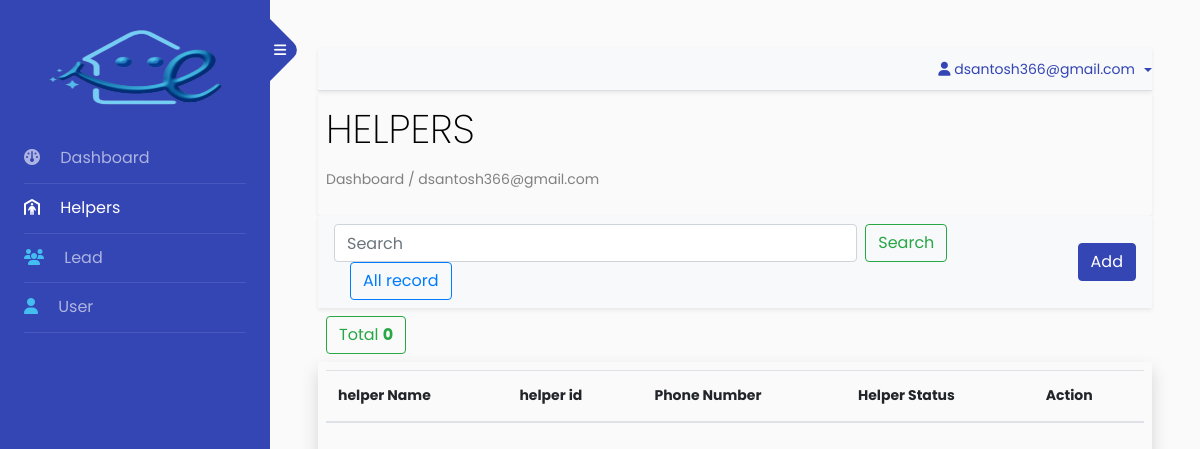
Before: /helper_list (signed in) with the older database file.
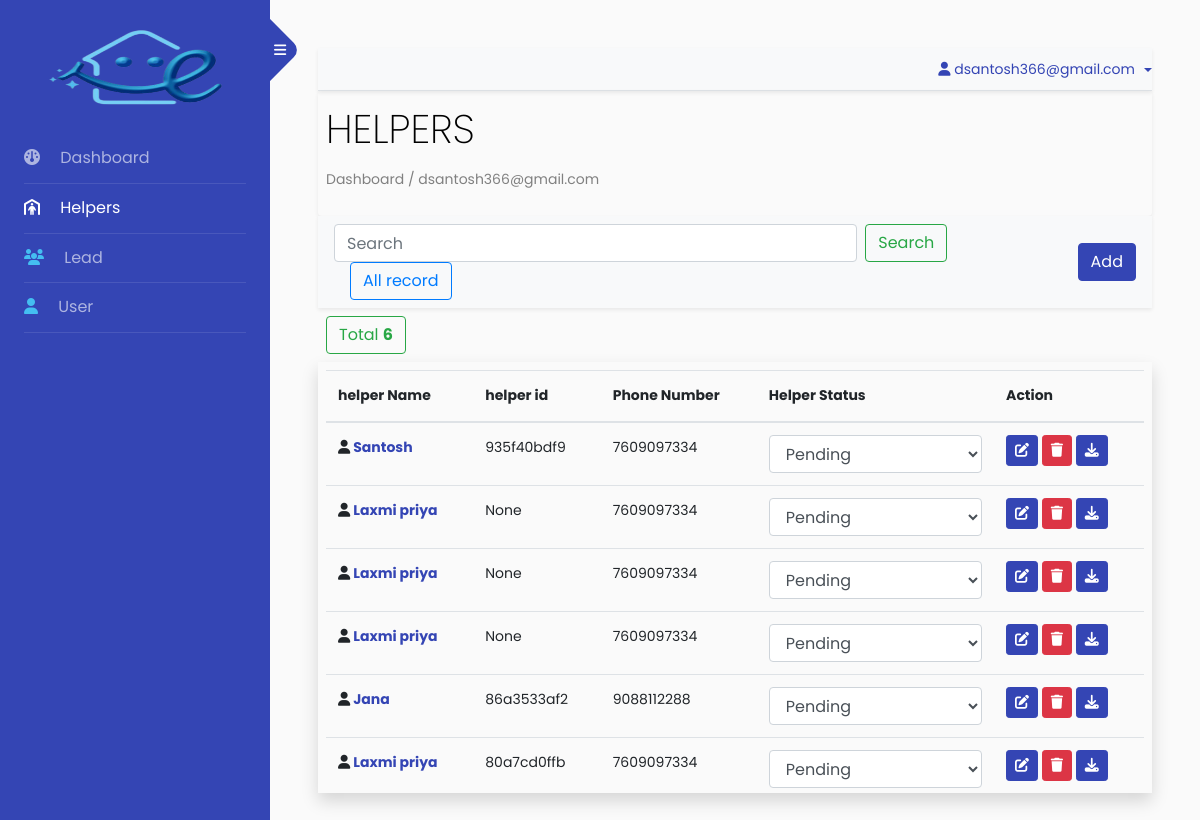
After: the same page with the newer database file.
### app/models.py (models this page shows, shortened)
class HelperModel(models.Model):
    helper_id = models.CharField(max_length=20,null=True,blank=True,unique=True)
    helper_status = models.CharField(max_length=50,choices=CONTACT_STATUS,default='pending')
    first_name = models.CharField(max_length=100,null=False,blank=False)
    middle_name = models.CharField(max_length=100,null=True,blank=True)
    last_name = models.CharField(max_length=100,null=False,blank=False)
    primary_phone = models.IntegerField(null=False,blank=False)
    secondary_phone = models.IntegerField(null=True,blank=True)
    email_id = models.CharField(max_length=100,null=True,blank=True,default='Name@ezyhelpers.com')
    dob = models.DateField()
    street = models.CharField(max_length=100,null=False,blank=False)
    city = models.CharField(max_length=100,null=False,blank=False)
    zipcode = models.IntegerField(null=False,blank=False)
    state = models.CharField(max_length=100,choices=STATE,null=False,blank=False)
    country = models.CharField(max_length=100,choices=COUNTRY,null=False,blank=False)
    additional_comment = models.TextField(blank=True,null=True)
    work_experience = models.CharField(max_length=30,choices=EXPERIENCE)
    availability_status_week = models.IntegerField(default=1,choices=WEEK)
    availability_status = models.CharField(max_length=60,choices=AVAILABILITY_STATUS)
    locality = models.CharField(max_length=30,choices=LOCALITY)
    near_by = models.BooleanField(default=False)
    admin_user = models.ForeignKey(User,on_delete=models.CASCADE,null=True,blank=True)
    create_date = models.DateField(auto_now_add=True)
    update_date = models.DateField(null=True,blank=True)

### backnd/views.py (the view)
# urls.py: path('helper_list',HelperListViews,name='helper_list'),
@login_required
def HelperListViews(request):
    helper = HelperModel.objects.all().order_by('-id') # helper model object
    if request.method == 'POST':
        search = request.POST['search'].strip() # strip for remove space from both of sides
        helper = HelperModel.objects.filter(Q(helper_id__icontains = search) | Q(first_name__icontains = search) | Q(email_id__icontains = search) | Q(primary_phone__icontains = search))
    data = {
        'helper_list': helper
    }
    return render(request,"helper_list.html",data)

### templates/helper_list.html (shortened to what this page needs)
{% extends "index.html" %}
{% load static %}
{% block body %}
<section class="super_user_dash shadow-sm rounded p-2">
  <div class='dash-box'>
    <h1> HELPERS </h1>
    <p>Dashboard / {{request.user}}</p>
  </div>
</section>
<section class='helper'>
  <nav class="navbar navbar-light bg-light shadow-sm">
    <form class="form-inline" method='post'>
      <input class="form-control mr-sm-2 w-75" type="search" name='search' placeholder="Search" aria-label="Search">
      <button class="btn btn-outline-success my-2 my-sm-0" type="submit">Search</button>
      <a href = "{% url 'helper_list' %}" class="btn btn-outline-primary my-2 my-sm-0 mx-3" type="submit">All record</a href = "{% url 'lead_list' %}">
    </form>
    <button class='btn btn-primary' data-toggle="modal" data-target="#exampleModalCenter">Add</button>
  </nav>
  <button class='btn btn-outline-success m-2'>Total <b>{{helper_list.count}}</b></button>
  <section class='helper_list shadow p-2'>
    <table class="table">
      <thead>
        <tr>
          <th scope="col">helper Name</th>
          <th scope="col">helper id</th>
          <th scope="col">Phone Number</th>
          <th scope="col">Helper Status</th>
          <th scope="col">Action</th>
        </tr>
      </thead>
      <tbody>
        {% for i in helper_list %}
        <tr>
          <th scope="row">
            <i class="fa-solid fa-user"></i>
            <a href="{% url 'helper_view' i.id %}">{{i.first_name|capfirst}}</a>
          </th>
          <td>{{i.helper_id}}</td>
          <td>{{i.primary_phone}}</td>
          <td>
            <form action="{% url 'helper_status_update' i.id %}" class="helper-status-fm" method="post">
              <select name="helper-status-inp" class='form-control helper-status-inp'>
                <option value="pending" {% if i.helper_status == "pending" %} selected {% endif %}>Pending</option>
              </select>
            </form>
          </td>
          <td>
            <a href="{% url 'helper_edit' i.id %}" class="btn btn-sm btn-primary"><i class="fa-solid fa-pen-to-square"></i></a>
            <button class="btn btn-sm btn-danger" data-toggle="modal" data-target="#ampleModal{{forloop.counter}}"><i
                class="fa-solid fa-trash"></i></button>
            <a href="{% url 'helper_pdf' i.id %}" class="btn btn-sm btn-primary" download><i class="fa-solid fa-download"></i></a>
          </td>
        </tr>
        {% endfor %}
      </tbody>
    </table>
  </section>
</section>
{% endblock body %}

### templates/index.html (shortened to what this page needs)
<!doctype html>
<html lang="en">
<head>
	{% load static %}
	<link rel="stylesheet" href="https://stackpath.bootstrapcdn.com/font-awesome/4.7.0/css/font-awesome.min.css">
	<link rel="stylesheet" href="{% static 'css/style.css' %}">
	<link rel="stylesheet" href="https://cdnjs.cloudflare.com/ajax/libs/font-awesome/6.4.0/css/all.min.css">
	<link rel="stylesheet" href="{% static 'style.css' %}">
</head>
<body>
	<div class="wrapper d-flex align-items-stretch">
		<nav id="sidebar">
			<div class="custom-menu">
				<button type="button" id="sidebarCollapse" class="btn btn-primary">
					<i class="fa fa-bars"></i>
				</button>
			</div>
			<div class="p-4">
				<h1>
					<a href="{% url 'home' %}" class="logo">
						<div class="logo">
							<img src="{% static 'images/logo.png' %}" alt="wait">
						</div>
					</a>
				</h1>
				{% with request.resolver_match.url_name as url_name %} {% comment %} for get url name {% endcomment %}
				<ul class="list-unstyled components mb-5">
					<li class="{% if url_name == 'super_user_dashboard' or url_name == 'employee_dashboard' %}active{% endif %}">
						<a href="{% url 'home' %}"><i class="fa-solid fa-gauge mr-3"></i> Dashboard</a>
					</li>
					<li
						class="{% if url_name == 'helper_list' or url_name == 'helper_add' or url_name == 'excel_file_helper_upload' or url_name == 'helper_view'  %}active{% endif %}">
						<a href="{% url 'helper_list' %}"><i class="fa-solid fa-person-shelter mr-3"></i> Helpers</a>
					</li>
					<li
						class="{% if url_name == 'lead_list' or url_name == 'lead_add' or url_name == 'lead_edit'  %}active{% endif %}">
						<a href="{% url 'lead_list' %}"><span class="fa-solid fa-users mr-3"></span> Lead</a>
					</li>
					{% if request.user.is_superuser %}
					<li
						class="{% if url_name == 'superuser_user_create' or url_name == 'superuser_user_list' or url_name == 'superuser_user_update' %}active{% endif %}">
						<a href="{% url 'superuser_user_list' %}"><span class="fa fa-user mr-3"></span> User</a>
					</li>
					{% endif %}
				</ul>
				{% endwith %}
		</nav>
		<div id="content" class="p-4 p-md-5 pt-5">
			<nav class="shadow-sm navbar-light bg-light">
				<ul class="nav nav-tabs justify-content-end">
					<li class="nav-item dropdown">
						<a class="nav-link dropdown-toggle" data-toggle="dropdown" href="#" role="button"
							aria-haspopup="true" aria-expanded="false">
							<i class="fa-solid fa-user"></i> {{request.user}}
						</a>
					</li>
				</ul>
			</nav>
			{% block body %}
			{% endblock body %}
		</div>
	</div>
</body>
</html>

### static/style.css (style rules this page uses)
.super_user_dash .dash-box h1 { text-align: left; font-weight: 200; }
.helper_list { height: 50vh; overflow-y: scroll; }
.helper nav form { width: 87%; }

Changed rows visible on the page:
added HelperModel: first_name "Santosh", helper_id "935f40bdf9", primary_phone "7609097334", helper-status-inp "Pending"
added HelperModel: first_name "Laxmi priya", helper_id "None", primary_phone "7609097334", helper-status-inp "Pending"
added HelperModel: first_name "Laxmi priya", helper_id "None", primary_phone "7609097334", helper-status-inp "Pending"
added HelperModel: first_name "Laxmi priya", helper_id "None", primary_phone "7609097334", helper-status-inp "Pending"
added HelperModel: first_name "Jana", helper_id "86a3533af2", primary_phone "9088112288", helper-status-inp "Pending"
added HelperModel: first_name "Laxmi priya", helper_id "80a7cd0ffb", primary_phone "7609097334", helper-status-inp "Pending"
Other visible differences:
{{ helper_list.count }}: "0" → "6"
